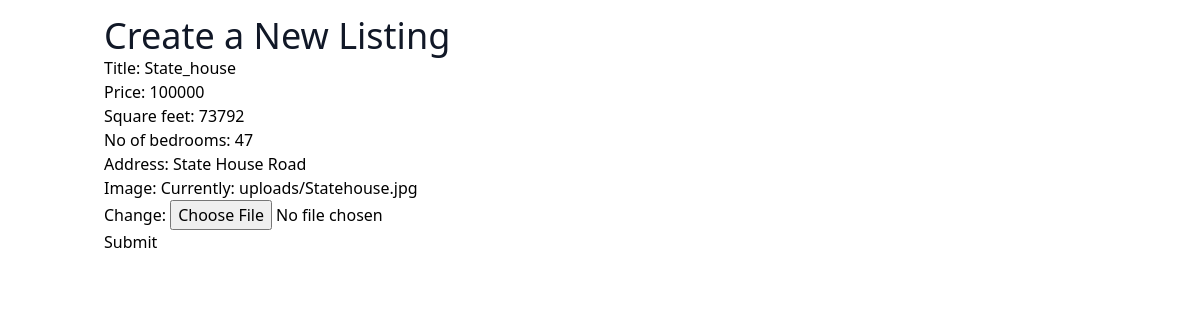
/housesApp/1/edit/, run on an earlier commit of the app's database.
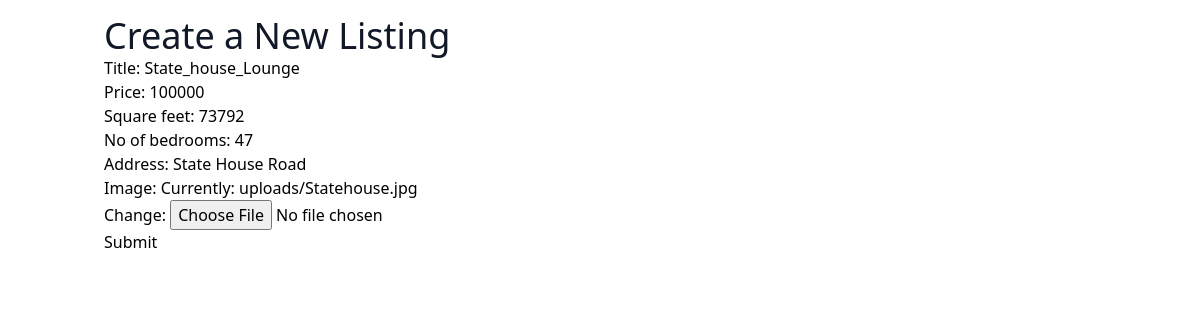
And on a later commit of the database.
### housesApp/models.py (models this page shows, shortened)
class Listing(models.Model):
    title = models.CharField(max_length=255)
    price = models.IntegerField()
    square_feet = models.IntegerField()
    no_of_bedrooms = models.IntegerField()
    address = models.CharField(max_length=255)
    image = models.ImageField(upload_to='uploads/')

### housesApp/views.py (the view)
# urls.py: path('housesApp/<pk>/edit/', listing_update),
def listing_update(request, pk):
    listing = Listing.objects.get(id=pk)
    form = ListingForm(instance=listing)  # by default it creates an empty list
    if request.method == "POST":
        form = ListingForm(request.POST, instance=listing, files=request.FILES)
        if form.is_valid():
            form.save()
            return redirect("/")  # "/" >>> redirects to homepage
    context = {
        "form": form
    }
    return render(request, "listing_update.html", context)

### housesApp/forms.py
class ListingForm(ModelForm):
    class Meta:
        model = Listing
        fields = [
            "title",
            "price",
            "square_feet",
            "no_of_bedrooms",
            "address",
            "image"
        ]

### housesApp/templates/listing_update.html (shortened to what this page needs)
{% extends "base.html" %}
{%block content%}
<h1 class="text-4xl text-gray-900">Create a New Listing </h1>
<form method="post" enctype="multipart/form-data">
    {{ form.as_p }}
    <button type="submit">Submit</button>
</form>
{% endblock %}

What changed in the data, as far as the page shows it:
changed Listing "State House Road": title "State_house" → "State_house_Lounge"
